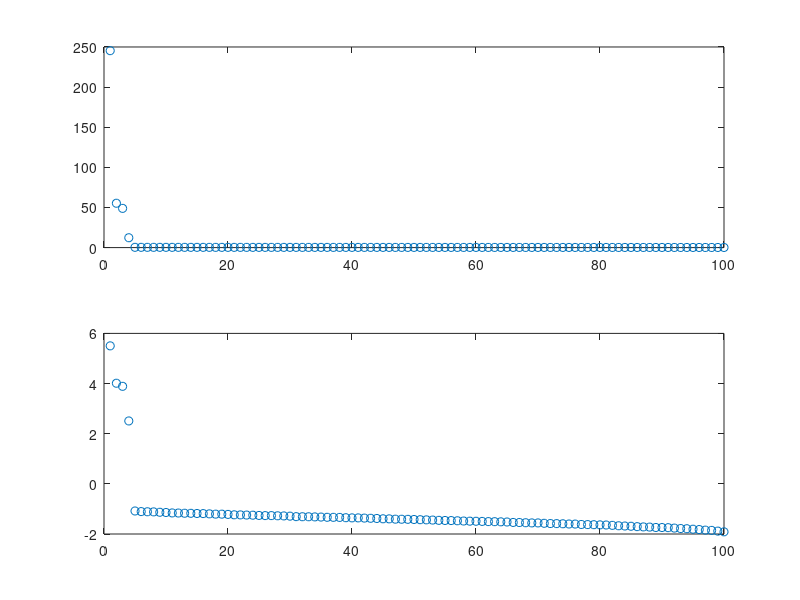
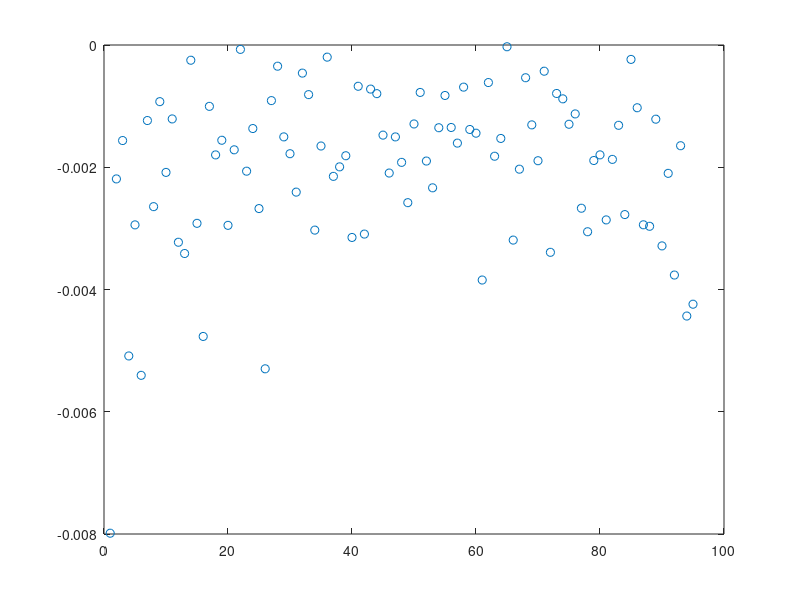

Here is the MATLAB script that generated these plots, in order:
load A
size(A)

[PC S] = svd(A);                  %Compute SVD of A
PM = diag(S);                     %magnitudes are given by the
                                  %singular values

figure(1);
subplot(2,1,1); plot(PM,'o');
subplot(2,1,2); plot(log(PM),'o');

% Question 1: 4

M = 4;
figure(2);plot(diff(PM((M + 1):end)),'o');

% Question 2: Yes

